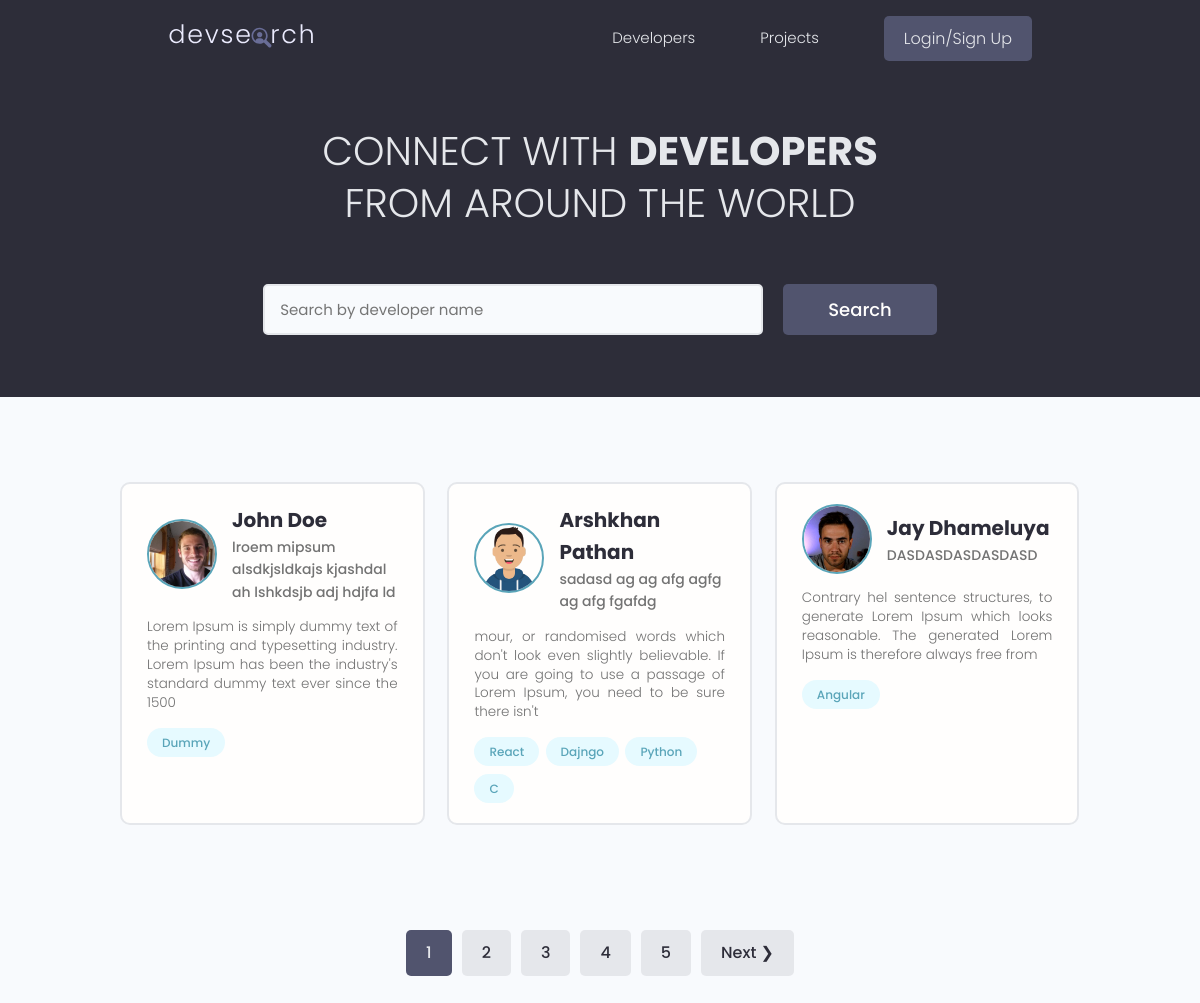
The page / on the database its author committed.
### users/models.py (models this page shows, shortened)
class Profile(models.Model):
    user = models.OneToOneField(
        User, on_delete=models.CASCADE, null=True, blank=True)
    name = models.CharField(max_length=200, blank=True, null=True)
    email = models.EmailField(max_length=500, blank=True, null=True)
    username = models.CharField(max_length=200, blank=True, null=True)
    location = models.CharField(max_length=200, blank=True, null=True)
    short_intro = models.CharField(max_length=200, blank=True, null=True)
    bio = models.TextField(blank=True, null=True)
    profile_image = models.ImageField(
        null=True, blank=True, upload_to='profiles/', default="profiles/user-default.png")
    social_github = models.CharField(max_length=200, blank=True, null=True)
    social_twitter = models.CharField(max_length=200, blank=True, null=True)
    social_linkedin = models.CharField(max_length=200, blank=True, null=True)
    social_youtube = models.CharField(max_length=200, blank=True, null=True)
    social_website = models.CharField(max_length=200, blank=True, null=True)
    created = models.DateTimeField(auto_now_add=True)
    id = models.UUIDField(default=uuid.uuid4, unique=True,
                          primary_key=True, editable=False)
    class Meta:
        ordering = ['created']
    @property
    def imageURL(self):
        try:
            url = self.profile_image.url
        except:
            url = ''
        return url

class Skill(models.Model):
    owner = models.ForeignKey(
        Profile, on_delete=models.CASCADE, null=True, blank=True)
    name = models.CharField(max_length=200, blank=True, null=True)
    description = models.TextField(null=True, blank=True)
    created = models.DateTimeField(auto_now_add=True)
    id = models.UUIDField(default=uuid.uuid4, unique=True,
                          primary_key=True, editable=False)
    def __str__(self):
        return str(self.name)

### users/views.py (the view)
# urls.py: path('', views.profiles, name="profiles"),
def profiles(request):
    profiles, search_query = searchProfiles(request)
    custom_range, profiles = paginateProfiles(request, profiles, 3)
    context = {'profiles': profiles, 'search_query': search_query,
               'custom_range': custom_range}
    return render(request, 'users/profiles.html', context)

### users/utils.py (called while the page is built)
def paginateProfiles(request, profiles, results):
    page = request.GET.get('page')
    paginator = Paginator(profiles, results)
    try:
        profiles = paginator.page(page)
    except PageNotAnInteger:
        page = 1
        profiles = paginator.page(page)
    except EmptyPage:
        page = paginator.num_pages
        profiles = paginator.page(page)
    leftIndex = (int(page) - 4)
    if leftIndex < 1:
        leftIndex = 1
    rightIndex = (int(page) + 5)
    if rightIndex > paginator.num_pages:
        rightIndex = paginator.num_pages + 1
    custom_range = range(leftIndex, rightIndex)
    return custom_range, profiles

def searchProfiles(request):
    search_query = ''
    if request.GET.get('search_query'):
        search_query = request.GET.get('search_query')
    skills = Skill.objects.filter(name__icontains=search_query)
    profiles = Profile.objects.distinct().filter(
        Q(name__icontains=search_query) |
        Q(short_intro__icontains=search_query) |
        Q(skill__in=skills)
    )
    return profiles, search_query

### users/templates/users/profiles.html (shortened to what this page needs)
{% extends 'main.html' %}
{% block content %}
<main class="home">
    <section class="hero-section text-center">
        <div class="container container--narrow">
            <div class="hero-section__box">
                <h2>CONNECT WITH <span>DEVELOPERS</span></h2>
                <h2>FROM AROUND THE WORLD</h2>
            </div>
            <div class="hero-section__search">
                <form id="searchForm" class="form" action="{% url 'profiles' %}" method="get">
                    <div class="form__field">
                        <input class="input input--text" id="formInput#search" type="text" name="search_query"
                            value="{{search_query}}" placeholder="Search by developer name" />
                    </div>
                    <input class="btn btn--sub btn--lg" type="submit" value="Search" />
                </form>
            </div>
        </div>
    </section>
    <section class="devlist">
        <div class="container">
            <div class="grid grid--three">
                {% for profile in profiles %}
                <div class="column card">
                    <div class="dev">
                        <a href="{% url 'user-profile' profile.id %}" class="card__body">
                            <div class="dev__profile">
                                <img class="avatar avatar--md" src="{{ profile.imageURL }}" alt="image" />
                                <div class="dev__meta">
                                    <h3>{{profile.name}}</h3>
                                    <h5>{{profile.short_intro|slice:"60"}}</h5>
                                </div>
                            </div>
                            <p class="dev__info">{{profile.bio|slice:"150"}}</p>
                            <div class="dev__skills">
                                {% for skill in profile.skill_set.all|slice:"5" %}
                                <span class="tag tag--pill tag--main">
                                    <small>{{skill}}</small>
                                </span>
                                {% endfor %}
                            </div>
                        </a>
                    </div>
                </div>
                {% endfor %}
            </div>
        </div>
    </section>
    {% include 'pagination.html' with queryset=profiles custom_range=custom_range %}
</main>
{% endblock content %}

### static/styles/app.css (style rules this page uses)
:root { --color-sub: #2d2d39; }
.btn--sub { background-color: var(--color-sub-light); }
.card { border: 2px solid var(--color-light); }
img { width: 100%; }
.hero-section { height: 40vh; display: flex; align-items: center; background-color: var(--color-sub); }
.hero-section__box { margin-bottom: 4rem; }
.hero-section__box > h2, .hero-section__box > h2 > span { font-size: 4rem; color: var(--color-light); line-height: 1.3; text-transform: uppercase; }
.hero-section__box > h2 { font-weight: 300; }
.hero-section__box > h2 > span { font-weight: 700; }
.hero-section__search > .form { display: flex; align-items: center; justify-content: center; gap: 2rem; }
.hero-section__search > .form input.input--text { width: 50rem; }
.devlist { margin-top: 8rem; }
.devlist .grid { align-items: stretch; }
.devlist .dev .dev__profile { display: flex; align-items: center; gap: 1.5rem; }
.devlist .dev .dev__meta h3 { color: var(--color-sub); font-size: 2rem; font-weight: 700; }
.devlist .dev .dev__meta h5 { color: var(--color-text); font-size: 1.4rem; font-weight: 500; }
.devlist .dev .dev__info { margin: 1.5rem 0; font-size: 1.35rem; line-height: 1.4; text-align: justify; }

### static/uikit/styles/modules/_variables.css (style rules this page uses)
:root { --color-main: #5aa5b9; --color-main-light: #e6faff; --color-sub: #3f4156; --color-sub-light: #51546e; --color-sub-lighter: #ededfd; --color-text: #737373; --color-gray: #8b8b8b; --color-light: #e5e7eb; --color-light-gray: #767676; --color-bg: #f8fafd; --color-white: #fffefd; --color-white-light: #f3f3f3; --color-success: #359e64; --color-success-bg: #def8e8; --color-error: #fc4b0b; --color-error-bg: #fff2ee; --font-base: 'Poppins', arial, helvetica, 'Segoe UI', roboto, ubuntu, sans-serif; --font-monospace: 'Fira Code', 'Courier New', courier, monospace; --font-regular: 300; --font-medium: 500; --font-bold: 700; --generic-shadow: 1px 1px 5px #00000010; --generic-transition: all 0.3s ease-in-out; }

### static/uikit/styles/modules/_base.css (style rules this page uses)
* { margin: 0; padding: 0; box-sizing: border-box; text-rendering: optimizeLegibility; color: inherit; font-size: inherit; }
html { font-size: 50%; }
@media only screen and (min-width: 480px) { html { font-size: 56.25%; } }
@media only screen and (min-width: 1200px) { html { font-size: 62.5%; } }
body { line-height: 1.6; font-weight: 400; font-size: 1.5rem; color: var(--color-text); background-color: var(--color-bg); min-height: 100vh; }

### static/uikit/styles/modules/_typography.css (style rules this page uses)
* { font-family: var(--font-base); }
h2 { font-size: 3.6rem; font-weight: var(--font-bold); }
h3 { font-size: 3.2rem; font-weight: var(--font-medium); }
h5 { font-size: 2.4rem; font-weight: var(--font-medium); }
h5, h6 { font-weight: var(--font-regular); }
p, span, strong { font-size: 1.6rem; color: var(--color-text); font-weight: var(--font-regular); }
a { padding-bottom: 2px; text-decoration: none; display: inline-block; color: var(--color-main); font-weight: var(--font-medium); }

### static/uikit/styles/modules/_utilities.css (style rules this page uses)
.container { width: 92%; max-width: 165rem; margin: 0 auto; box-sizing: border-box; }
.container--narrow { width: 92%; max-width: 120rem; }
@media screen and (min-width: 1000px) { .container { width: 90%; } }
@media screen and (min-width: 1000px) { .container--narrow { width: 85%; } }
@media screen and (min-width: 1200px) { .container { width: 80%; } }
@media screen and (min-width: 1200px) { .container--narrow { width: 72%; } }
.text-center { text-align: center; }

### static/uikit/styles/modules/_avatar.css (style rules this page uses)
.avatar { border-radius: 50%; border: 2px solid var(--color-main); object-fit: cover; }
.avatar--md { height: 7rem; width: 7rem; }

### static/uikit/styles/modules/_button.css (style rules this page uses)
.btn { display: inline-block; position: relative; cursor: pointer; background-color: var(--color-light); font-weight: var(--font-medium); color: var(--color-sub); text-decoration: none; padding: 1rem 2rem; border-radius: 0.5rem; border: none; width: -webkit-fit-content; width: -moz-fit-content; width: fit-content; height: -webkit-fit-content; height: -moz-fit-content; height: fit-content; font-size: 1.6rem; outline-width: 0; outline-color: transparent; -webkit-backface-visibility: hidden; backface-visibility: hidden; transition: all 0.3s ease-in-out; }
.btn--sub { background-color: var(--color-sub); color: var(--color-white); }
.btn--lg { font-size: 1.8rem; padding: 1.2rem 4.5rem; }

### static/uikit/styles/modules/_card.css (style rules this page uses)
.card { border-radius: 1rem; background-color: var(--color-white); border: 1.5px solid var(--color-light); width: auto; height: auto; margin-top: 0.5rem; margin-bottom: 0.5rem; overflow: hidden; }
.card__body, .card__header { padding: 2rem 2.5rem; }

### rows shown on the page
Profile: imageURL (picture), name "John Doe", short_intro "lroem mipsum alsdkjsldkajs kjashdal ah lshkdsjb adj hdjfa ld", bio "Lorem Ipsum is simply dummy text of the printing and typesetting industry. Lorem Ipsum has been the industry's standard dummy text ever since the 1500"
Skill: name "Dummy"
Profile: imageURL (picture), name "Arshkhan Pathan", short_intro "sadasd ag ag afg agfg ag afg fgafdg", bio "mour, or randomised words which don't look even slightly believable. If you are going to use a passage of Lorem Ipsum, you need to be sure there isn't"
Skill: name "React"
Skill: name "Dajngo"
Skill: name "Python"
Skill: name "C"
Profile: imageURL (picture), name "Jay Dhameluya", short_intro "DASDASDASDASDASD", bio "Contrary hel sentence structures, to generate Lorem Ipsum which looks reasonable. The generated Lorem Ipsum is therefore always free from"
Skill: name "Angular"

### other values the page prints
{{ page }} "1"
{{ page }} "2" "3" "4" "5"
